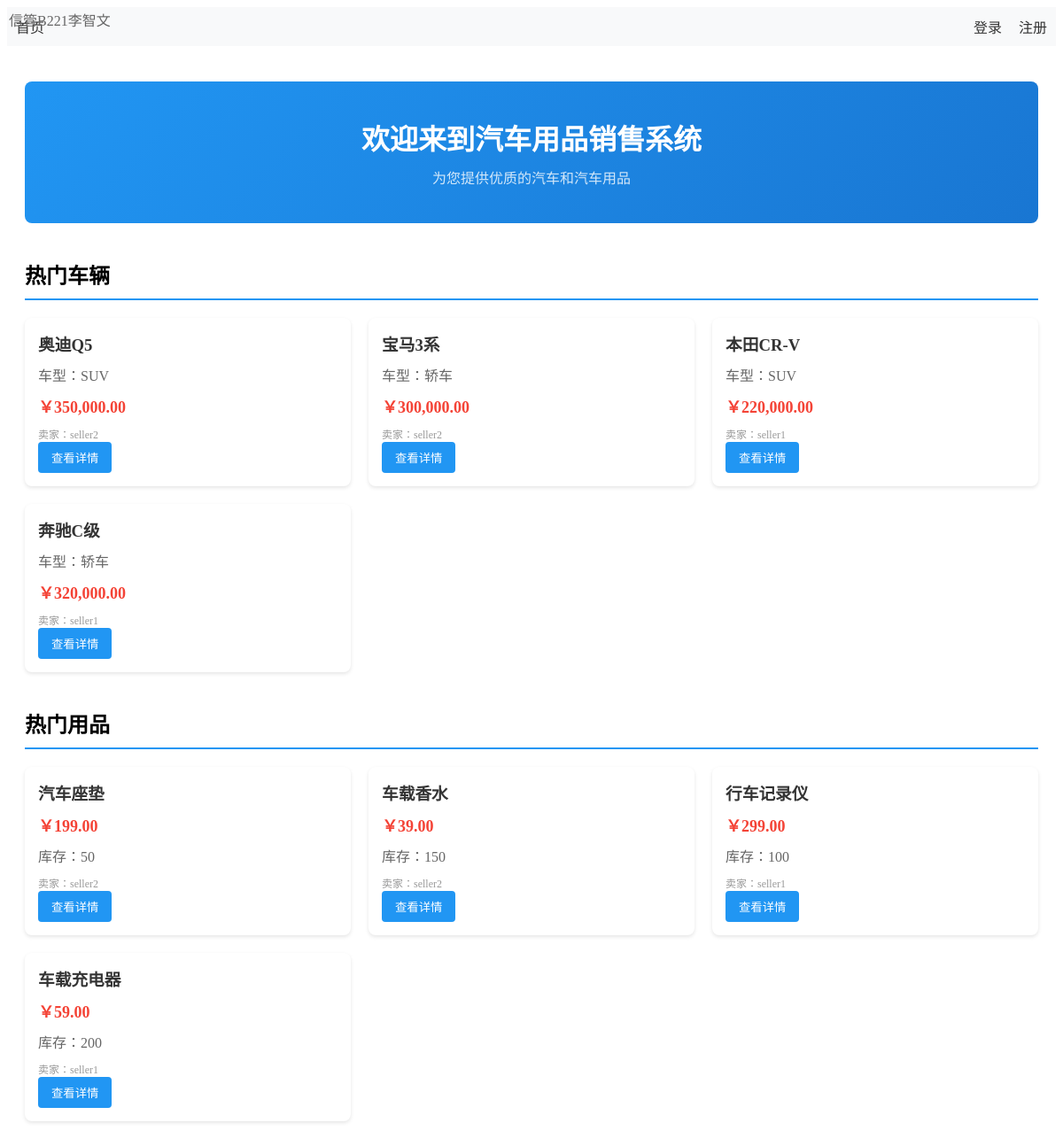
The page / on the database its author committed.
### tables this page shows
CREATE TABLE cars (
    car_id INT PRIMARY KEY AUTO_INCREMENT,
    car_type VARCHAR(50) NOT NULL,
    car_name VARCHAR(100) NOT NULL,
    price DECIMAL(10,2) NOT NULL,
    status ENUM('在售', '已售') DEFAULT '在售',
    seller_id INT,
    created_at TIMESTAMP DEFAULT CURRENT_TIMESTAMP,
    FOREIGN KEY (seller_id) REFERENCES users(user_id)
);

CREATE TABLE users (
    user_id INT PRIMARY KEY AUTO_INCREMENT,
    username VARCHAR(50) NOT NULL UNIQUE,
    password VARCHAR(255) NOT NULL,
    phone VARCHAR(20),
    email VARCHAR(100),
    age INT,
    signature TEXT,
    address TEXT,
    role ENUM('user', 'seller') NOT NULL DEFAULT 'user',  
    created_at TIMESTAMP DEFAULT CURRENT_TIMESTAMP
);

CREATE TABLE products (
    product_id INT PRIMARY KEY AUTO_INCREMENT,
    product_name VARCHAR(100) NOT NULL,
    price DECIMAL(10,2) NOT NULL,
    stock INT NOT NULL,
    seller_id INT,
    created_at TIMESTAMP DEFAULT CURRENT_TIMESTAMP,
    FOREIGN KEY (seller_id) REFERENCES users(user_id)
);

### utils/auth.php (called while the page is built, shortened)
<?php
function isLoggedIn() {
    return isset($_SESSION['user_id']);
}
function getBaseUrl() {
    $isUserDir = strpos($_SERVER['REQUEST_URI'], '/user/') !== false;
    return $isUserDir ? '../' : '';
}
?>

### index.php (the view, shortened to what this page needs)
<?php
require_once 'utils/auth.php';
require_once 'includes/nav.php';
function getHotCars() {
    $db = Database::getInstance()->getConnection();
    $sql = "SELECT c.*, u.username as seller_name, COUNT(o.order_id) as sales_count
            FROM cars c
            LEFT JOIN users u ON c.seller_id = u.user_id
            LEFT JOIN orders o ON c.car_id = o.item_id AND o.item_type = 'car'
            WHERE c.status = '在售'
            GROUP BY c.car_id
            ORDER BY sales_count DESC, c.created_at DESC
            LIMIT 4";
    return $db->query($sql)->fetchAll(PDO::FETCH_ASSOC);
}
function getHotProducts() {
    $db = Database::getInstance()->getConnection();
    $sql = "SELECT p.*, u.username as seller_name, COUNT(o.order_id) as sales_count
            FROM products p
            LEFT JOIN users u ON p.seller_id = u.user_id
            LEFT JOIN orders o ON p.product_id = o.item_id AND o.item_type = 'product'
            WHERE p.stock > 0
            GROUP BY p.product_id
            ORDER BY sales_count DESC, p.created_at DESC
            LIMIT 4";
    return $db->query($sql)->fetchAll(PDO::FETCH_ASSOC);
}
$hotCars = getHotCars();
$hotProducts = getHotProducts();
?>
<!DOCTYPE html>
<html>
<head>
</head>
<body>
    <div style="position: fixed; top: 10px; left: 10px; color: #666;">
        信管B221李智文
    </div>
    <div class="container">
        <div class="banner">
            <h1>欢迎来到汽车用品销售系统</h1>
            <p>为您提供优质的汽车和汽车用品</p>
        </div>
        <div class="section">
            <h2 class="section-title">热门车辆</h2>
            <div class="grid">
                <?php foreach ($hotCars as $car): ?>
                <div class="card">
                    <h3><?php echo $car['car_name']; ?></h3>
                    <p>车型：<?php echo $car['car_type']; ?></p>
                    <div class="price">￥<?php echo number_format($car['price'], 2); ?></div>
                    <div class="seller">卖家：<?php echo $car['seller_name']; ?></div>
                    <button class="btn view-detail"
                            data-type="car"
                            data-id="<?php echo $car['car_id']; ?>"
                            data-name="<?php echo $car['car_name']; ?>"
                            data-cartype="<?php echo $car['car_type']; ?>"
                            data-price="<?php echo $car['price']; ?>"
                            data-seller="<?php echo $car['seller_name']; ?>">
                        查看详情
                    </button>
                </div>
                <?php endforeach; ?>
            </div>
        </div>
        <div class="section">
            <h2 class="section-title">热门用品</h2>
            <div class="grid">
                <?php foreach ($hotProducts as $product): ?>
                <div class="card">
                    <h3><?php echo $product['product_name']; ?></h3>
                    <div class="price">￥<?php echo number_format($product['price'], 2); ?></div>
                    <p>库存：<?php echo $product['stock']; ?></p>
                    <div class="seller">卖家：<?php echo $product['seller_name']; ?></div>
                    <button class="btn view-detail"
                            data-type="product"
                            data-id="<?php echo $product['product_id']; ?>"
                            data-name="<?php echo $product['product_name']; ?>"
                            data-price="<?php echo $product['price']; ?>"
                            data-stock="<?php echo $product['stock']; ?>"
                            data-seller="<?php echo $product['seller_name']; ?>">
                        查看详情
                    </button>
                </div>
                <?php endforeach; ?>
            </div>
        </div>
    </div>
</body>
</html>

### includes/nav.php (shortened to what this page needs)
<?php
require_once dirname(__DIR__) . '/utils/auth.php';
?>
<nav style="background: #f8f9fa; padding: 10px; margin-bottom: 20px;">
    <div style="max-width: 1200px; margin: 0 auto; display: flex; justify-content: space-between; align-items: center;">
        <div>
            <a href="<?php echo getBaseUrl(); ?>index.php" style="text-decoration: none; color: #333; margin-right: 15px;">首页</a>
        </div>
        <div>
            <?php if (isLoggedIn()): ?>
                <span style="margin-right: 15px;">欢迎, <?php echo htmlspecialchars(getCurrentUsername()); ?></span>
                <a href="<?php echo getBaseUrl(); ?>user/cart.php" style="text-decoration: none; color: #333; margin-right: 15px;">购物车</a>
                <a href="<?php echo getBaseUrl(); ?>user/orders.php" style="text-decoration: none; color: #333; margin-right: 15px;">我的订单</a>
                <a href="<?php echo getBaseUrl(); ?>user/profile.php" style="text-decoration: none; color: #333; margin-right: 15px;">个人信息</a>
                <a href="<?php echo getBaseUrl(); ?>logout.php" style="text-decoration: none; color: #333;">退出</a>
            <?php else: ?>
                <a href="<?php echo getBaseUrl(); ?>login.php" style="text-decoration: none; color: #333; margin-right: 15px;">登录</a>
                <a href="<?php echo getBaseUrl(); ?>register.php" style="text-decoration: none; color: #333;">注册</a>
            <?php endif; ?>
        </div>
    </div>
</nav>

### index.php (style rules this page uses)
.container { max-width: 1200px; margin: 0 auto; padding: 20px; }
.section { margin-bottom: 40px; }
.section-title { font-size: 24px; margin-bottom: 20px; padding-bottom: 10px; border-bottom: 2px solid #2196F3; }
.grid { display: grid; grid-template-columns: repeat(auto-fill, minmax(280px, 1fr)); gap: 20px; }
.card { background: white; border-radius: 8px; box-shadow: 0 2px 4px rgba(0,0,0,0.1); padding: 15px; transition: transform 0.2s; }
.card h3 { margin: 0 0 10px 0; color: #333; }
.card p { margin: 5px 0; color: #666; }
.price { color: #f44336; font-size: 18px; font-weight: bold; margin: 10px 0; }
.btn { display: inline-block; padding: 8px 15px; border: none; border-radius: 4px; background: #2196F3; color: white; text-decoration: none; cursor: pointer; }
.seller { font-size: 12px; color: #999; margin-top: 10px; }
.banner { background: linear-gradient(135deg, #2196F3, #1976D2); color: white; padding: 40px 20px; text-align: center; margin-bottom: 40px; border-radius: 8px; }
.banner h1 { margin: 0; font-size: 32px; }
.banner p { margin: 10px 0 0 0; opacity: 0.8; }

### rows shown on the page
cars: car_name "奥迪Q5", car_type "SUV", price "350,000.00", seller.username "seller2"
cars: car_name "宝马3系", car_type "轿车", price "300,000.00", seller.username "seller2"
cars: car_name "本田CR-V", car_type "SUV", price "220,000.00", seller.username "seller1"
cars: car_name "奔驰C级", car_type "轿车", price "320,000.00", seller.username "seller1"
products: product_name "汽车座垫", price "199.00", stock "50", seller.username "seller2"
products: product_name "车载香水", price "39.00", stock "150", seller.username "seller2"
products: product_name "行车记录仪", price "299.00", stock "100", seller.username "seller1"
products: product_name "车载充电器", price "59.00", stock "200", seller.username "seller1"
